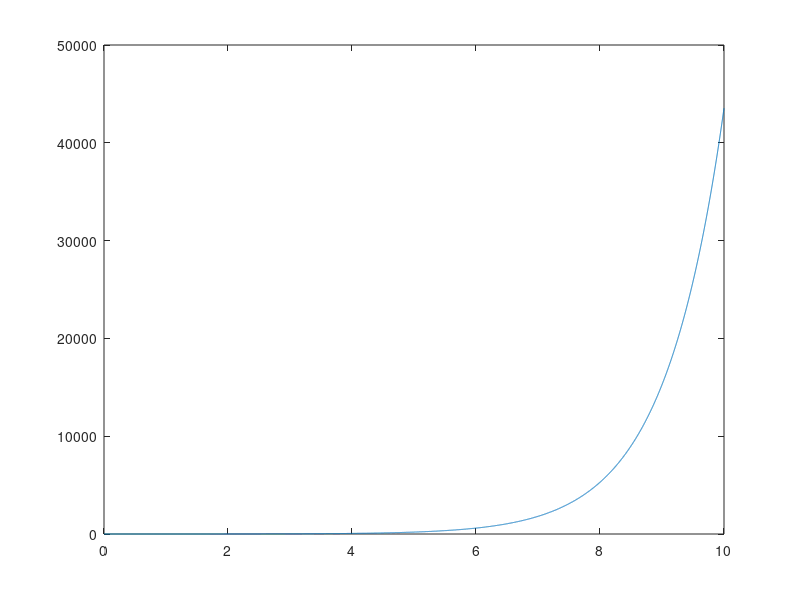

Write the MATLAB code that produced this figure.
clc
clear all
h=.001;
t=0:h:10;
y(1)=0;
x(1)=0;
f1=@(t,x,y) (-3/5)*x+(6/5)*y+exp(t);
f2=@(x) x;
for i=2:length(t)
   x(i)=x(i-1)+h*f1(t(i-1),x(i-1),y(i-1));
   y(i)=y(i-1)+h*f2(x(i-1));
end
plot(t,y)